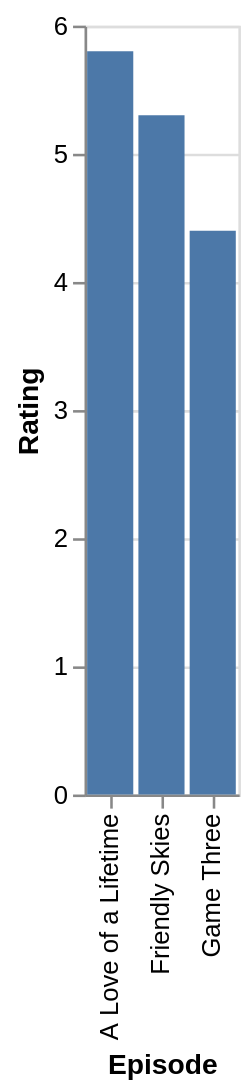

Write a Vega-Lite specification for this figure.
### Vega-Lite specification from a JSON file in a GitHub repository (floating-point values rounded to 4 significant figures)
{"data": {"values": [{"x_data": "A Love of a Lifetime", "y_data": 5.8}, {"x_data": "Friendly Skies", "y_data": 5.3}, {"x_data": "Game Three", "y_data": 4.4}]}, "mark": "bar", "encoding": {"x": {"field": "x_data", "type": "nominal", "title": "Episode", "sort": {"op": "sum", "field": "y_data", "order": "descending"}}, "y": {"field": "y_data", "type": "quantitative", "title": "Rating"}}}
